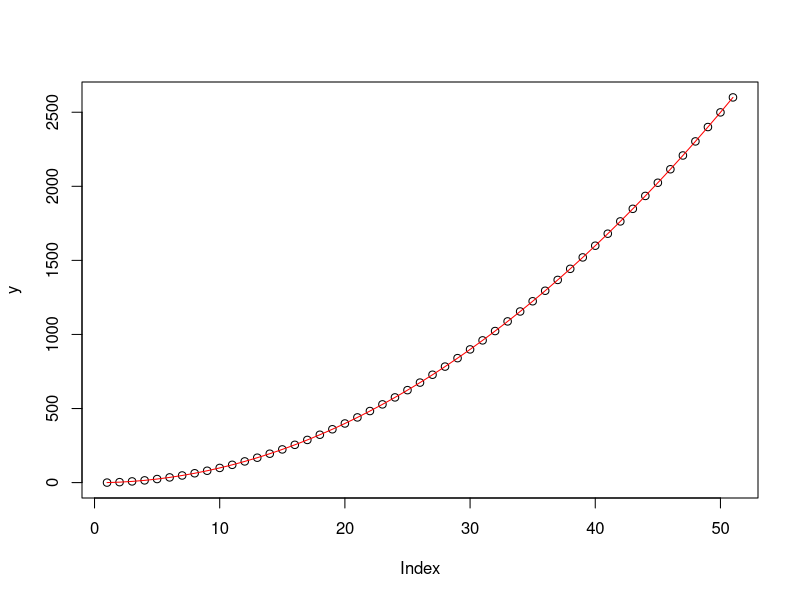

The R script that drew this image:
# library("robustbase")

x <- 0:50
y <- 2*x + x^2# + rnorm(length(x)) * 50

model <- lm(y ~ poly(x, degree=2, raw=T) - 1)
#model22 <- lmrob(y ~ poly(x, degree=2))

model
yy <- predict(model)
#yy22 <- predict(model22)

plot(y)
lines(yy, col="red")
#lines(yy22, col="blue")
